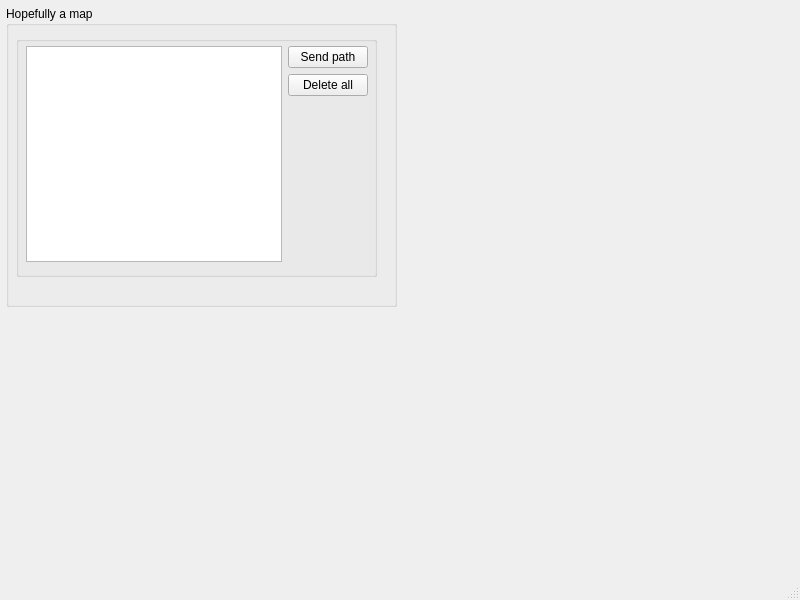
<?xml version="1.0" encoding="UTF-8"?>
<ui version="4.0">
 <class>MainWindow</class>
 <widget class="QMainWindow" name="MainWindow">
  <property name="geometry">
   <rect>
    <x>0</x>
    <y>0</y>
    <width>800</width>
    <height>600</height>
   </rect>
  </property>
  <property name="windowTitle">
   <string>MainWindow</string>
  </property>
  <widget class="QWidget" name="centralwidget">
   <widget class="QGroupBox" name="groupBox">
    <property name="geometry">
     <rect>
      <x>6</x>
      <y>6</y>
      <width>391</width>
      <height>301</height>
     </rect>
    </property>
    <property name="title">
     <string>Hopefully a map</string>
    </property>
    <widget class="QGroupBox" name="groupBox_3">
     <property name="geometry">
      <rect>
       <x>10</x>
       <y>30</y>
       <width>361</width>
       <height>241</height>
      </rect>
     </property>
     <property name="title">
      <string/>
     </property>
     <widget class="QWidget" name="layoutWidget">
      <property name="geometry">
       <rect>
        <x>10</x>
        <y>10</y>
        <width>342</width>
        <height>216</height>
       </rect>
      </property>
      <layout class="QGridLayout" name="gridLayout">
       <item row="0" column="1">
        <widget class="QPushButton" name="pushButton">
         <property name="text">
          <string>Send path</string>
         </property>
        </widget>
       </item>
       <item row="1" column="1">
        <widget class="QPushButton" name="pushButton_2">
         <property name="text">
          <string>Delete all</string>
         </property>
        </widget>
       </item>
       <item row="0" column="0" rowspan="3">
        <widget class="QGraphicsView" name="graphicsView"/>
       </item>
      </layout>
     </widget>
    </widget>
   </widget>
  </widget>
  <widget class="QMenuBar" name="menubar">
   <property name="geometry">
    <rect>
     <x>0</x>
     <y>0</y>
     <width>800</width>
     <height>21</height>
    </rect>
   </property>
  </widget>
  <widget class="QStatusBar" name="statusbar"/>
 </widget>
 <resources/>
 <connections/>
</ui>
